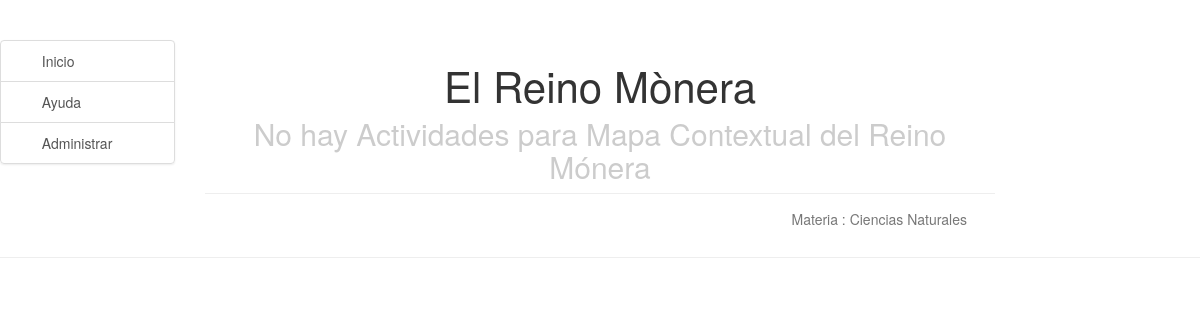
The page /didData/ActividadDetPy/2/ on the database its author committed.
### didData/models.py (models this page shows, shortened)
class Actividad(models.Model):
    idTema = models.ForeignKey(Tema)
    idTipoActividad = models.ForeignKey(TipoActividad)
    identificacion = models.IntegerField()
    nombre = models.CharField(max_length=200)
    descripcion = models.TextField()
    comentario = models.TextField()
    activa = models.BooleanField()

class Tema(models.Model):
    idMateria = models.ForeignKey(Materia)
    identificacion = models.IntegerField()
    nombre = models.CharField(max_length=200)
    descripcion = models.TextField()
    comentario = models.TextField
    activa = models.BooleanField()

class Materia(models.Model):
    identificacion = models.IntegerField()
    nombre = models.CharField(max_length=50)
    descripcion = models.TextField()
    comentario = models.TextField
    activa = models.BooleanField()

### didData/views.py (the view)
# urls.py: url(r'^didData/ActividadDetPy/(?P<pk>[0-9]+)/$', views.detalleActividadPython, name='detalleActividadPython'),
def detalleActividadPython(request, pk):
    estaactividad = get_object_or_404(Actividad, id=pk) #objeto tipo Actividad id = pk
    actividadesDet = ActividadDet.objects.filter(idActividad=estaactividad.id).order_by('identificacion')
    if actividadesDet:
        nombrearchivo = createFileVerticalTabs(actividadesDet, pk)
    else:
        return render(request, 'didData/enConstruccion.html', {'Actividad': estaactividad})
    return render(request, 'didData/generado/generadoTab_' + str(pk) + '.html')

### didData/templates/didData/enConstruccion.html (shortened to what this page needs)
{% extends 'didData/base.html' %}
    {% load staticfiles %}
    {% block content %}
        <div class="header">
            <h1>{{ Actividad.idTema.nombre }}</h1>
            <h2>No hay Actividades para {{ Actividad.nombre }}</h2>
        </div>
        <div class="content">
            <br>
            <p style= "text-align:right;">Materia : {{ Actividad.idTema.idMateria.descripcion }}</p>
        </div>
    {% endblock %}

### didData/static/css/side-menu.css (style rules this page uses)
body { color: #777; }
.content { margin: 0 auto; padding: 0 2.5em; max-width: 800px; margin-bottom: 20px; line-height: 1.2em; }
.header { margin: 0; color: #333; text-align: center; padding: 1em 2em 0; border-bottom: 1px solid #eee; }
.header h1 { margin: 0.2em 0; font-size: 3em; font-weight: 280; }
.header h2 { font-weight: 250; color: #ccc; padding: 0; margin-top: 0; }
@media (min-width: 48em) { .header, .content { padding-left: 2em; padding-right: 2em; } }

### rows shown on the page
Actividad: idTema.nombre "El Reino Mònera", nombre "Mapa Contextual del Reino Mónera", idTema.idMateria.descripcion "Ciencias Naturales"
